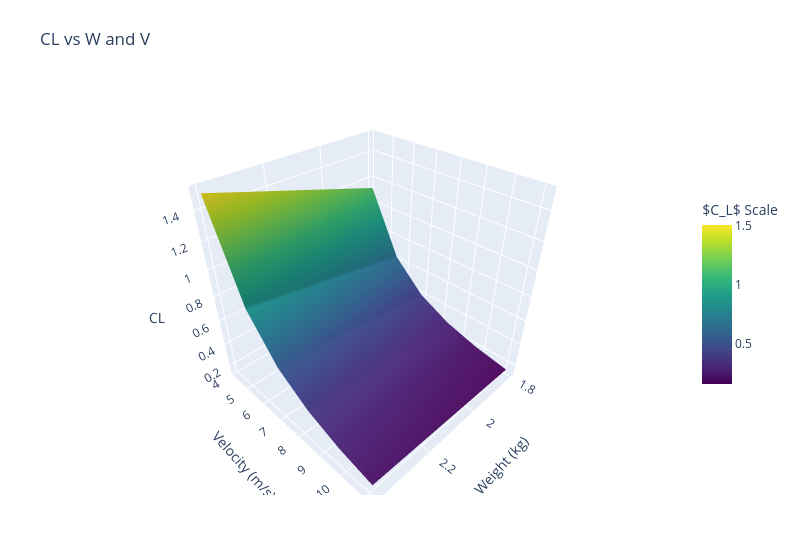

The notebook cell this image was saved under:
### Markdown cell above
# Trade Study Result

### Code cell
##Test 


W  = np.array([1.8,2.0,2.2,2.4]) #kg
V = np.array([15,20,25,30,35,40]) #km/h

A = 0.15*1 #m^2
rho = 1.225 #kg/m^3
mew = 1.81e-5 #kg/m/s

V_m = V*1000/3600 #m/s

W_grid, V_m_grid = np.meshgrid(W, V_m)

#equations
CL_matrix = 2*W_grid / (V_m_grid**2*A*rho)


fig = go.Figure(data=[go.Surface(
    z=CL_matrix,
    x=W_grid,
    y=V_m_grid,
    colorscale='viridis',
    colorbar=dict(title='$C_L$ Scale', len=0.5)
)])
fig.update_layout(
    title='CL vs W and V',
    autosize=False,
    width=800,
    height=560,
    scene=dict(
        xaxis_title='Weight (kg)',
        yaxis_title='Velocity (m/s)',
        zaxis_title='CL'
    ),
    margin=dict(l=65, r=50, b=65, t=90)
)
fig.show()

print("V_m = ", W)
print("CL = ", CL_matrix)

### Figure 1 — Plotly figure (JSON) as saved in the notebook; plotly's stock layout.template omitted (floating-point values rounded to 4 significant figures)
{"data": [{"colorbar": {"len": 0.5, "title": {"text": "$C_L$ Scale"}}, "colorscale": [[0.0, "#440154"], [0.1111, "#482878"], [0.2222, "#3e4989"], [0.3333, "#31688e"], [0.4444, "#26828e"], [0.5556, "#1f9e89"], [0.6667, "#35b779"], [0.7778, "#6ece58"], [0.8889, "#b5de2b"], [1.0, "#fde725"]], "type": "surface", "x": [[1.8, 2.0, 2.2, 2.4], [1.8, 2.0, 2.2, 2.4], [1.8, 2.0, 2.2, 2.4], [1.8, 2.0, 2.2, 2.4], [1.8, 2.0, 2.2, 2.4], [1.8, 2.0, 2.2, 2.4]], "y": [[4.167, 4.167, 4.167, 4.167], [5.556, 5.556, 5.556, 5.556], [6.944, 6.944, 6.944, 6.944], [8.333, 8.333, 8.333, 8.333], [9.722, 9.722, 9.722, 9.722], [11.11, 11.11, 11.11, 11.11]], "z": [[1.128, 1.254, 1.379, 1.505], [0.6348, 0.7053, 0.7758, 0.8464], [0.4063, 0.4514, 0.4965, 0.5417], [0.2821, 0.3135, 0.3448, 0.3762], [0.2073, 0.2303, 0.2533, 0.2764], [0.1587, 0.1763, 0.194, 0.2116]]}], "layout": {"autosize": false, "height": 560, "margin": {"b": 65, "l": 65, "r": 50, "t": 90}, "scene": {"xaxis": {"title": {"text": "Weight (kg)"}}, "yaxis": {"title": {"text": "Velocity (m/s)"}}, "zaxis": {"title": {"text": "CL"}}}, "title": {"text": "CL vs W and V"}, "width": 800}}
